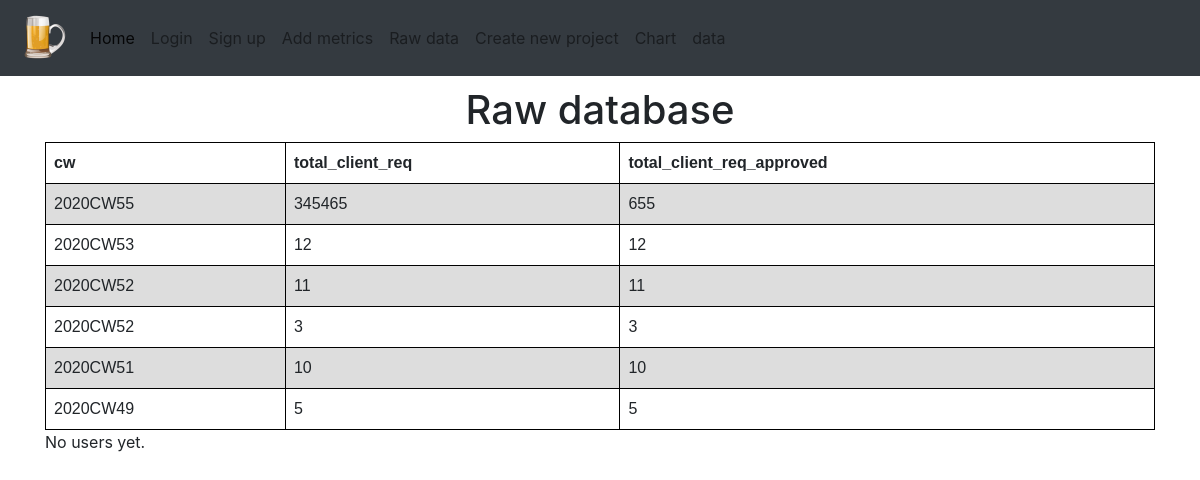
Page /raw on the earlier database version.
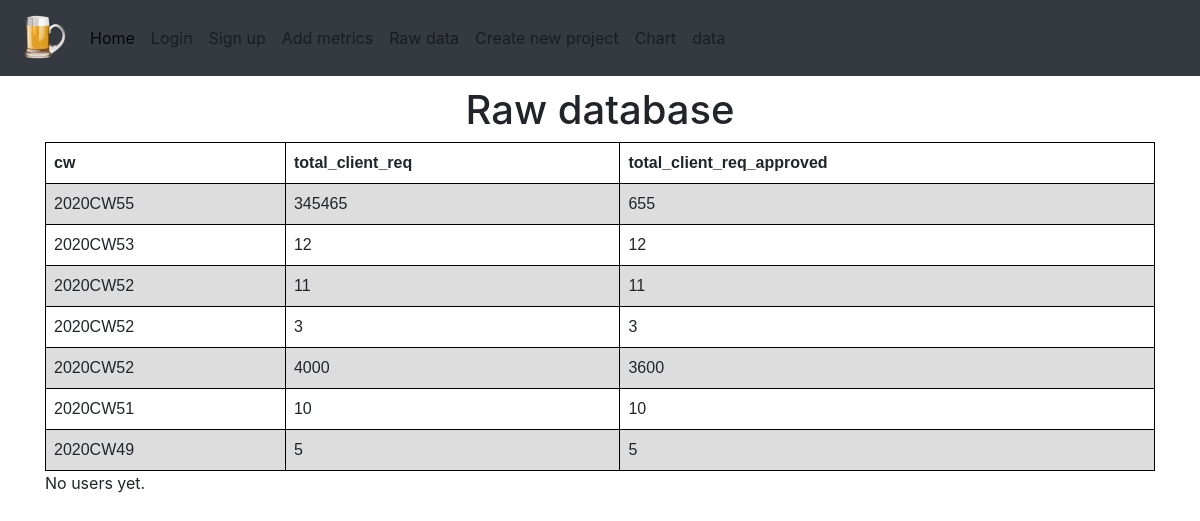
Same page on the later database version.
### spice_status/models/workbook_models.py (models this page shows, shortened)
class Workbook(db.Model):
    id = db.Column(db.Integer, primary_key=True)
    cw = db.Column(db.String, default=f'{datetime.now().isocalendar()[0]}CW{datetime.now().isocalendar()[1]}')
    total_client_req = db.Column(db.Integer)
    total_client_req_approved = db.Column(db.Integer)
    @staticmethod
    def all_of_workbooks():
        return Workbook.query.order_by(desc(Workbook.cw))

### spice_status/views/main_views.py (the view)
@bp_main.route('/raw')
def raw():
    return render_template('raw.html', raw_data=Workbook.all_of_workbooks(), users=User.all_of_users())

### spice_status/models/user_models.py (called while the page is built)
    @staticmethod
    def all_of_users():
        return User.query.order_by(desc(User.id))

### spice_status/templates/raw.html (shortened to what this page needs)
{% extends "_base.html" %}
{% block content %}
<article>
    <header>
      <center>  <h1>Raw database</h1> </center>
    </header>
    <section>
        {% if raw_data.count() > 0 %}
        <table>
            <tr>
                <th>cw</th>
                <th>total_client_req</th>
                <th>total_client_req_approved</th>
            </tr>
            {% for rd in raw_data %}
            <tr>
                <td>{{ rd.cw }}</td>
                <td>{{ rd.total_client_req }}</td>
                <td>{{ rd.total_client_req_approved }}</td>
            </tr>
            {% endfor %}
        </table>
        {% else %}
        No raw_data yet.
        {% endif %}
        {% if users.count() > 0 %}
        <hr>
        <h3>Users</h3>
        <table>
            <tr>
                <th>id</th>
                <th>username</th>
                <th>email</th>
                <th>password_hash</th>
            </tr>
            {% for user in users %}
            <tr>
                <td>{{ user.id }}</td>
                <td>{{ user.username }}</td>
                <td>{{ user.email }}</td>
                <td>{{ user.password_hash }}</td>
            </tr>
            {% endfor %}
        </table>
        {% else %}
        No users yet.
        {% endif %}
    </section>
</article>
{% endblock %}

### spice_status/templates/_base.html (shortened to what this page needs)
<!doctype html>
<html lang="en">
<head>
    <link rel="stylesheet" href="{{ url_for('static', filename='css/bootstrap.min.css') }}">
    <link rel="stylesheet" href="{{ url_for('static', filename='css/main.css') }}">
</head>
<body>
<nav class="navbar navbar-expand-lg navbar-light bg-dark">
    <a class="navbar-brand" href="{{ url_for('main.home')}}"><img
            src="{{ url_for('static', filename='images/logo.png') }}" width='50' height='50'></a>
    <div class="collapse navbar-collapse" id="navbarSupportedContent">
        <ul class="navbar-nav mr-auto">
            <li class="nav-item active">
                <a class="nav-link" href="{{ url_for('main.home')}}">Home <span class="sr-only">(current)</span></a>
            </li>
            {% if not current_user.is_authenticated %}
            <li class="nav-item">
                <a class="nav-link" href="{{ url_for('auth.login')}}">Login</a>
            </li>
            {% else %}
            <li class="nav-item">
                <a class="nav-link" href="{{ url_for('auth.logout')}}">Logout</a>
            </li>
            {% endif %}
            <li class="nav-item">
                <a class="nav-link" href="{{ url_for('auth.signup')}}">Sign up</a>
            </li>
            <li class="nav-item">
                <a class="nav-link" href="{{ url_for('input.metrics')}}">Add metrics</a>
            </li>
            <li class="nav-item">
                <a class="nav-link" href="{{ url_for('main.raw')}}">Raw data</a>
            </li>
            <li class="nav-item">
                <a class="nav-link" href="{{ url_for('project.define_new_project')}}">Create new project</a>
            </li>
            <li class="nav-item">
                <a class="nav-link" href="{{ url_for('main.chart')}}">Chart</a>
            </li>
            <li class="nav-item">
                <a class="nav-link" href="{{ url_for('main.data')}}">data</a>
            </li>
        </ul>
    </div>
</nav>
<div class="container-md">
    {% block content %}
    {% endblock %}
</div>
</body>
</html>

### spice_status/static/css/main.css (style rules this page uses)
.navbar { margin-bottom: 10px; }

### spice_status/templates/_base.html (style rules this page uses)
table { font-family: arial, sans-serif; border-collapse: collapse; width: 100%; }
td, th { border: 1px solid #000000; text-align: left; padding: 8px; }
tr:nth-child(even) { background-color: #dddddd; }

Differences in the rows shown:
added Workbook: cw "2020CW52", total_client_req "4000", total_client_req_approved "3600"
